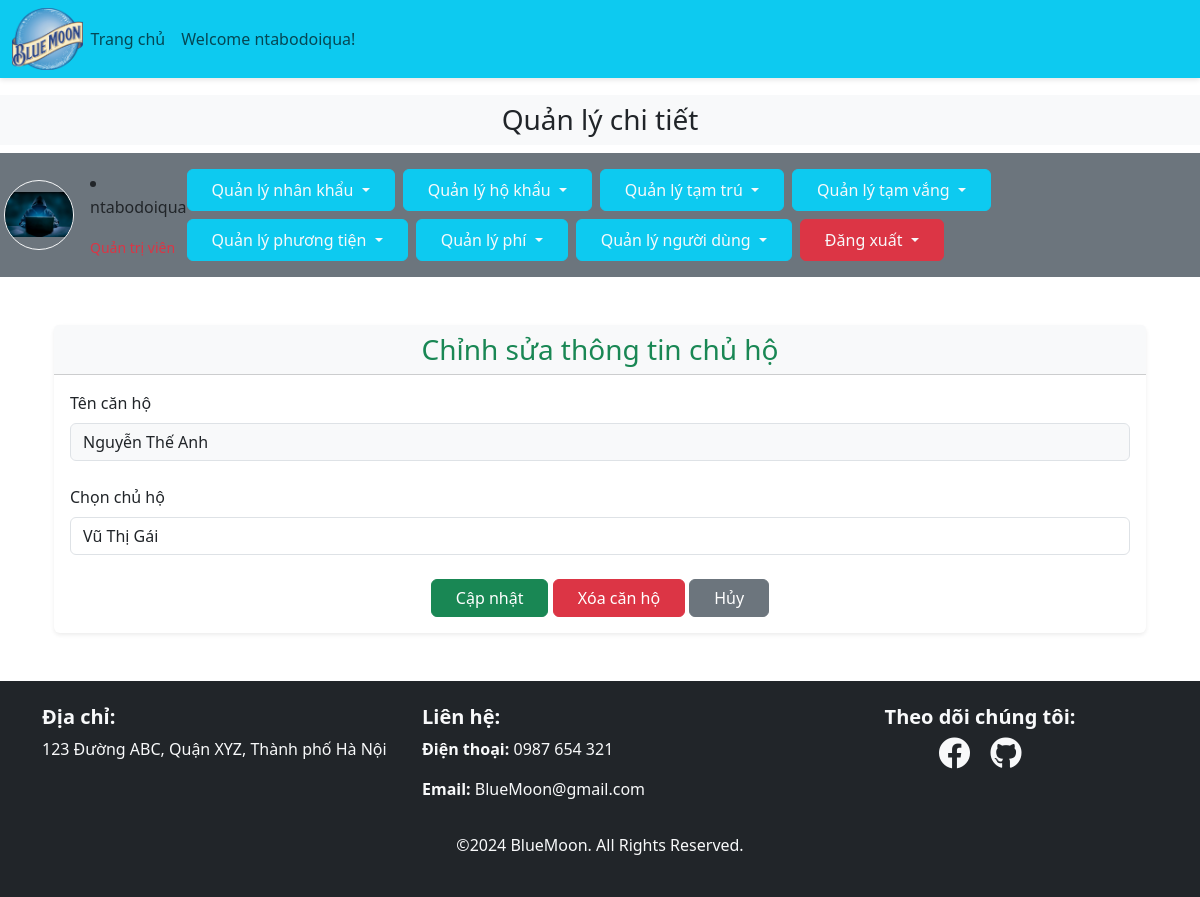
Before: /admin_area/index.php?edit_apartment=2 (signed in) with the older database file.
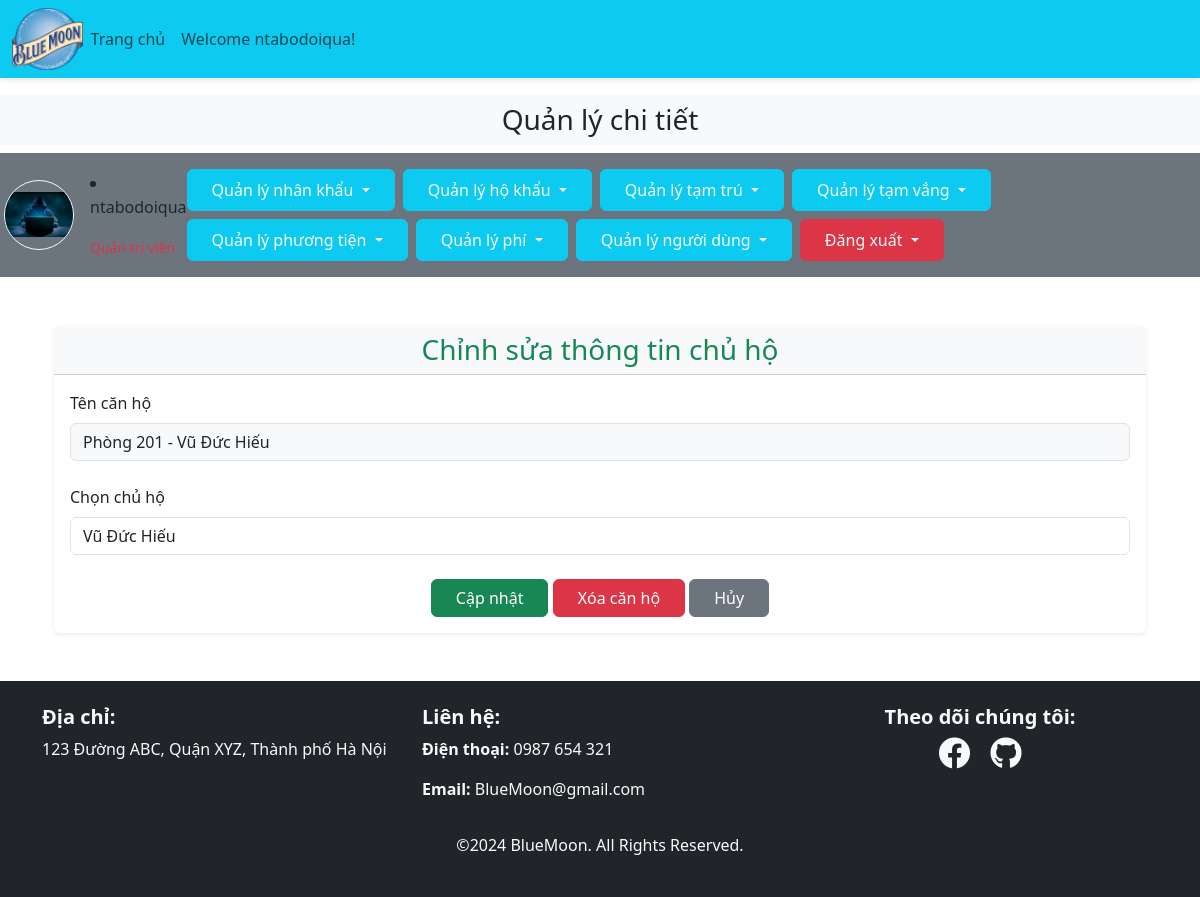
After: the same page with the newer database file.
### tables this page shows
CREATE TABLE `apartments` (
  `apartment_id` int(11) NOT NULL,
  `apartment_name` varchar(50) NOT NULL,
  `apartment_num` int(11) NOT NULL,
  `apartment_area` int(11) NOT NULL,
  `owner_id` int(11) NOT NULL,
  `curr_living` int(11) NOT NULL,
  `is_left` tinyint(1) NOT NULL,
  `apartment_type` varchar(50) NOT NULL,
  `apartment_ngaylap` date DEFAULT NULL,
  `apartment_ngayroi` date DEFAULT NULL
);

CREATE TABLE `residents` (
  `resident_id` int(11) NOT NULL,
  `resident_name` varchar(50) NOT NULL,
  `resident_phone` varchar(20) NOT NULL,
  `resident_email` varchar(100) NOT NULL,
  `apartment_id` int(11) NOT NULL,
  `resident_image` varchar(255) NOT NULL,
  `resident_status` varchar(50) NOT NULL,
  `resident_ngayden` date DEFAULT NULL,
  `resident_ngaydi` date DEFAULT NULL,
  `resident_dob` date NOT NULL,
  `resident_relation_owner` varchar(50) NOT NULL
);

### admin_area/edit_apartment.php (the view, shortened to what this page needs)
<?php
$apartment_id = $_GET['edit_apartment'];
$apartment_query = "SELECT * FROM apartments WHERE apartment_id = ?";
$stmt = $con->prepare($apartment_query);
$stmt->bind_param("i", $apartment_id);
$stmt->execute();
$apartment_result = $stmt->get_result();
$apartment = $apartment_result->fetch_assoc();
$members_query = "
    SELECT residents.resident_id, residents.resident_name
    FROM `residents`
    WHERE residents.apartment_id = ? and resident_status='Đang sống'";
$stmt = $con->prepare($members_query);
$stmt->bind_param("i", $apartment_id);
$stmt->execute();
$members_result = $stmt->get_result();
?>
<div class="container mt-5">
    <div class="card shadow-sm border-0">
        <div class="card-header bg-light text-center">
            <h3 class="text-success mb-0">Chỉnh sửa thông tin chủ hộ</h3>
        </div>
        <div class="card-body">
            <form method="POST">
                <div class="form-group mb-4">
                    <label for="apartment_name" class="form-label">Tên căn hộ</label>
                    <input type="text" class="form-control bg-light" id="apartment_name" name="apartment_name"
                           value="<?php echo $apartment['apartment_name']; ?>" disabled>
                </div>
                <div class="form-group mb-4">
                    <label for="owner_id" class="form-label">Chọn chủ hộ</label>
                    <select class="form-control" id="owner_id" name="owner_id" required>
                        <?php while ($member = $members_result->fetch_assoc()): ?>
                            <option value="<?php echo $member['resident_id']; ?>"
                                <?php echo ($apartment['owner_id'] == $member['resident_id']) ? 'selected' : ''; ?>>
                                <?php echo $member['resident_name']; ?>
                            </option>
                        <?php endwhile; ?>
                    </select>
                </div>
                <div class="form-group text-center">
                    <button type="submit" name="update_owner" class="btn btn-success px-4">Cập nhật</button>
                    <button type="submit" name="delete_apartment" class="btn btn-danger px-4"
                            onclick="return confirm('Bạn có chắc chắn muốn xóa căn hộ này không?')">Xóa căn hộ</button>
                    <a href="index.php?view_apartments" class="btn btn-secondary px-4">Hủy</a>
                </div>
            </form>
        </div>
    </div>
</div>
<link href="https://cdnjs.cloudflare.com/ajax/libs/font-awesome/5.15.4/css/all.min.css" rel="stylesheet">

Changed rows visible on the page:
changed apartments: apartment_name "Nguyễn Thế Anh" → "Phòng 201 - Vũ Đức Hiếu"; owner_id "Vũ Thị Gái" → "Vũ Đức Hiếu"
